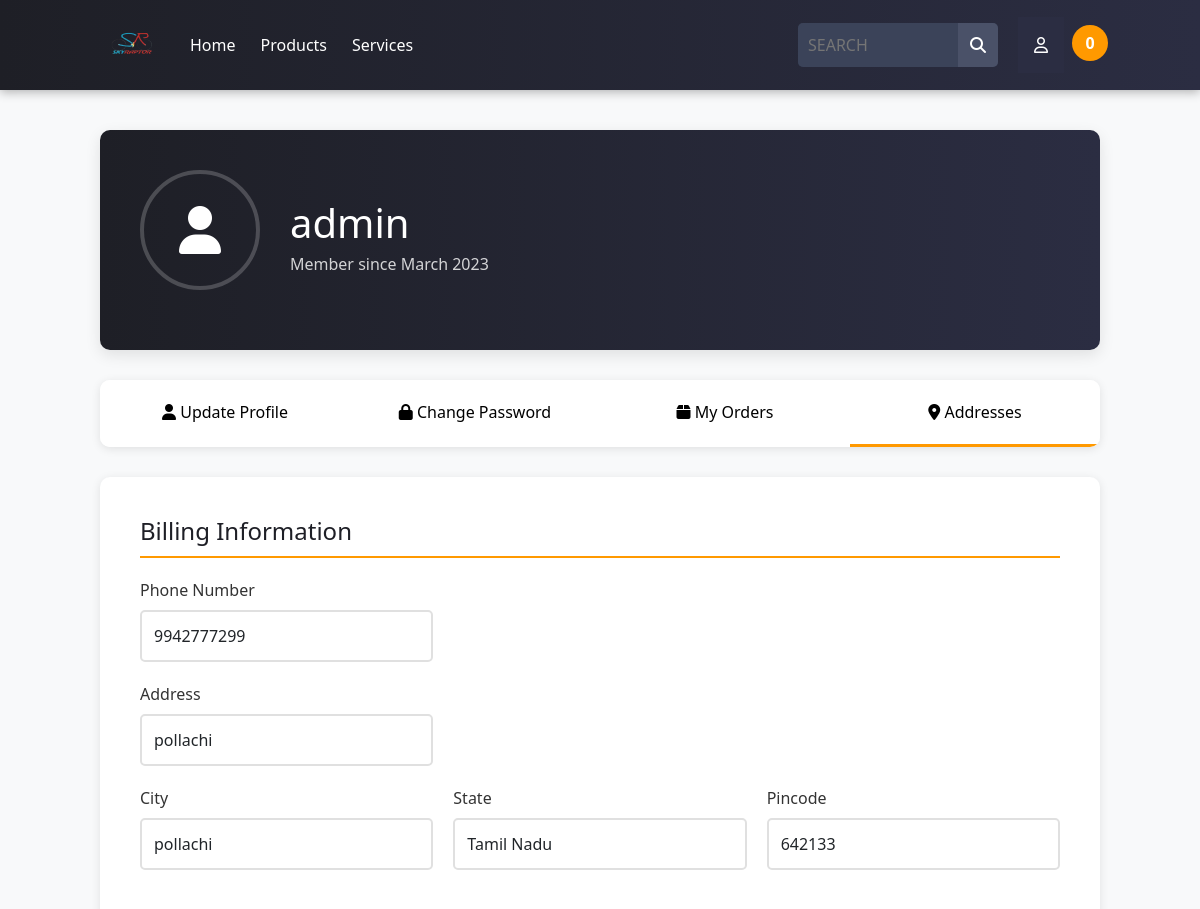
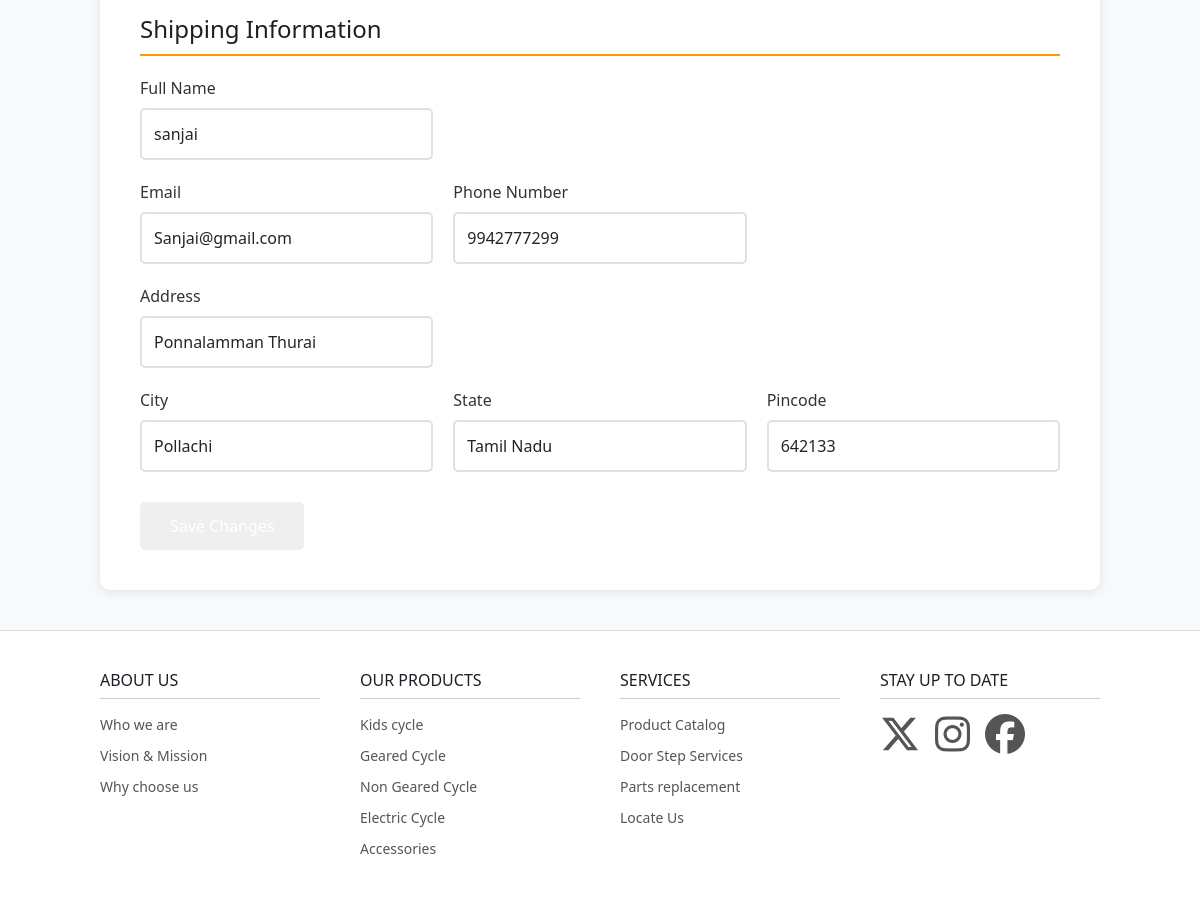
The page /update_info/ (signed in) on the database its author committed (2 pictures, top to bottom).
### skyraptor/models.py (models this page shows, shortened)
class Profile(models.Model):
    user = models.OneToOneField(User, on_delete=models.CASCADE)
    date_modified = models.DateTimeField(user, auto_now=True)
    phone = models.CharField(max_length=13, blank=True, null=True)
    Address = models.CharField(max_length=200, blank=True, null=True)
    city = models.CharField(max_length=50, blank=True, null=True)
    state = models.CharField(max_length=50, blank=True, null=True)
    pin_code = models.CharField(max_length=6, blank=True, null=True)
    old_cart = models.CharField(max_length=1000, blank=True, null=True)

### payment/models.py (models this page shows, shortened)
class ShippingAddress(models.Model):
    user = models.ForeignKey(User, on_delete=models.CASCADE, null=True, blank=True)
    shipping_name = models.CharField(max_length=255)
    shipping_email = models.CharField(max_length=255)
    shipping_address = models.CharField(max_length=255)
    shipping_phone = models.CharField(max_length=13)
    shipping_city = models.CharField(max_length=100)
    shipping_state = models.CharField(max_length=100)
    shipping_pin_code = models.CharField(max_length=20)
    class Meta:
        verbose_name = 'Shipping Address'
        verbose_name_plural = 'Shipping Addresses'

### skyraptor/views.py (the view)
# urls.py: path('update_info/', views.update_info, name='update_info'),
def update_info(request):
    if request.user.is_authenticated:
        current_user = Profile.objects.get(user__id=request.user.id)
        shipping_user = ShippingAddress.objects.filter(user=request.user).first()
        if not shipping_user:
            shipping_user = ShippingAddress.objects.create(user=request.user)
        info_form = UserInfoForm(request.POST or None, instance=current_user)
        shipping_form = ShippingAddressForm(request.POST or None, instance=shipping_user)
        if info_form.is_valid() or shipping_form.is_valid():
            info_form.save()
            shipping_form.save()
            messages.success(request, 'Your Info has been updated successfully')
            return redirect('home')
        return render(request, 'html/update_info.html', {
            'info_form': info_form,
            'shipping_form': shipping_form
        })
    else:
        messages.success(request, 'You need to be logged in to update your profile')
        return redirect('home')

### skyraptor/froms.py
class UserInfoForm(forms.ModelForm):
    phone = forms.CharField(
        label="",
        widget=forms.TextInput(attrs={'class': 'form-control', 'placeholder': 'Phone Number'})
    )
    Address = forms.CharField(
        label="",
        widget=forms.TextInput(attrs={'class': 'form-control', 'placeholder': 'Address'})
    )
    city = forms.CharField(
        label="",
        widget=forms.TextInput(attrs={'class': 'form-control', 'placeholder': 'City'})
    )
    state = forms.CharField(
        label="",
        widget=forms.TextInput(attrs={'class': 'form-control', 'placeholder': 'State'})
    )
    pin_code = forms.CharField(
        label="",
        widget=forms.TextInput(attrs={'class': 'form-control', 'placeholder': 'Pin Code'})
    )
    class Meta:
        model = Profile
        fields = ('phone', 'Address', 'city', 'state', 'pin_code')

### cart/cart.py (called while the page is built)
    def __len__(self):
        return len(self.cart)

### cart/context_processors.py (called while the page is built)
def cart(request):
    return {'cart': Cart(request)}

### skyraptor/templates/html/update_info.html (shortened to what this page needs)
{% load static %}
<!DOCTYPE html>
<html lang="en">
<head>
    <link rel="stylesheet" href="{% static 'css/update_user.css' %}">
    <link href="https://cdn.jsdelivr.net/npm/bootstrap@5.3.6/dist/css/bootstrap.min.css" rel="stylesheet"
>
</head>
<body>
    <nav class="main-nav">
        <div class="nav-left">
            <a href="#" class="logo">
                <img src="{% static 'img/logo.png' %}" alt="Logo" style="height: 50px; width: 65px">
            </a>
            <ul class="main-menu">
                <li><a href="{% url 'home' %}">Home</a></li>
                <li class="has-megamenu">
                    <a href="{% url 'products' %}">Products</a>
                </li>
                <li class="has-megamenu">
                    <a href="#">Services</a>
                </li>
            </ul>
        </div>
        <div class="nav-right">
            <form method="get" action="{% url 'products' %}">
                <div class="search-box">
                    <input type="text" name="q" placeholder="SEARCH" value="{{ request.GET.q }}">
                    <button type="submit">
                        <i class="fa-solid fa-magnifying-glass"></i>
                    </button>
                </div>
            </form>
            <div class="dropdown">
                <button class="dropbtn"><i class="fa-regular fa-user"></i></button>
            </div>
            <a href="{% url 'cart_summary' %}">
                <span class="cart-count" id="cart_quantity">{{ cart|length }}</span>
            </a>
        </div>
    </nav>
    <div class="profile-container">
        <div class="profile-header">
            <div style="display: flex; align-items: center; gap: 30px;">
                <div class="profile-avatar">
                    <i class="fa-solid fa-user"></i>
                </div>
                <div>
                    <h1>{{ user.username }}</h1>
                    <p style="margin: 5px 0; opacity: 0.8;">Member since March 2023</p>
                </div>
            </div>
        </div>
        <div class="profile-tabs">
            <button class="tab-button" data-url="{% url 'update_user' %}">
                <i class="fa-solid fa-user"></i> Update Profile
            </button>
            <button class="tab-button" data-url="{% url 'update_password' %}">
                <i class="fa-solid fa-lock"></i> Change Password
            </button>
            <button class="tab-button" data-url="#orders">
                <i class="fa-solid fa-box"></i> My Orders
            </button>
            <button class="tab-button active" data-url="{% url 'update_info' %}">
                <i class="fa-solid fa-location-dot"></i> Addresses
            </button>
        </div>
        <form method="POST" action="{% url 'update_info' %}">
            <div id="personal" class="tab-content active">
                <div class="form-section">
                    <h3>Billing Information</h3>
                    <div class="form-row">
                        <div class="form-group">
                            <label for="phone">Phone Number</label>
                            {{ info_form.phone }}
                        </div>
                        <div class="form-group"></div>
                        <div class="form-group"></div>
                    </div>
                    <div class="form-row">
                        <div class="form-group">
                            <label for="Address">Address</label>
                            {{ info_form.Address }}
                        </div>
                        <div class="form-group">
                        </div>
                        <div class="form-group"></div>
                    </div>
                    <div class="form-row">
                        <div class="form-group">
                            <label for="city">City</label>
                            {{ info_form.city }}
                        </div>
                        <div class="form-group">
                            <label for="state">State</label>
                            {{ info_form.state }}
                        </div>
                        <div class="form-group">
                            <label for="pincode">Pincode</label>
                            {{ info_form.pin_code }}
                        </div>
                    </div>
                </div>
                <br>
                <div class="form-section">
                    <h3>Shipping Information</h3>
                    <div class="form-row">
                        <div class="form-group">
                            <label for="shipping_name">Full Name</label>
                            {{ shipping_form.shipping_name }}
                        </div>
                        <div class="form-group"></div>
                        <div class="form-group"></div>
                    </div>
                    <div class="form-row">
                        <div class="form-group">
                            <label for="shipping_email">Email</label>
                            {{ shipping_form.shipping_email }}
                        </div>
                        <div class="form-group">
                            <label for="shipping_phone">Phone Number</label>
                            {{ shipping_form.shipping_phone }}
                        </div>
                        <div class="form-group"></div>
                    </div>
                    <div class="form-row">
                        <div class="form-group">
                            <label for="shipping_address">Address</label>
                            {{ shipping_form.shipping_address }}
                        </div>
                        <div class="form-group"></div>
                        <div class="form-group"></div>
                    </div>
                    <div class="form-row">
                        <div class="form-group">
                            <label for="shipping_city">City</label>
                            {{ shipping_form.shipping_city }}
                        </div>
                        <div class="form-group">
                            <label for="shipping_state">State</label>
                            {{ shipping_form.shipping_state }}
                        </div>
                        <div class="form-group">
                            <label for="shipping_pincode">Pincode</label>
                            {{ shipping_form.shipping_pin_code }}
                        </div>
                    </div>
                </div>
                <button class="btn-primary" type="submit">Save Changes</button>
            </div>
        </form>
    </div>
    <footer class="main-footer">
        <div class="footer-container">
            <div class="footer-links">
                <h3>ABOUT US</h3>
                <ul>
                    <li><a href="#">Who we are</a></li>
                    <li><a href="#">Vision & Mission</a></li>
                    <li><a href="#">Why choose us</a></li>
                </ul>
            </div>
            <div class="footer-links">
                <h3>OUR PRODUCTS</h3>
                <ul>
                    <li><a href="{% url 'category' 'Kids' %}">Kids cycle</a></li>
                    <li><a href="{% url 'category' 'Gear' %}">Geared Cycle</a></li>
                    <li><a href="{% url 'category' 'Non-Gear' %}">Non Geared Cycle</a></li>
                    <li><a href="{% url 'category' 'Electric' %}">Electric Cycle</a></li>
                    <li><a href="{% url 'category' 'Accessories' %}">Accessories</a></li>
                </ul>
            </div>
            <div class="footer-links">
                <h3>SERVICES</h3>
                <ul>
                    <li><a href="#">Product Catalog</a></li>
                    <li><a href="#">Door Step Services</a></li>
                    <li><a href="#">Parts replacement</a></li>
                    <li><a href="#">Locate Us</a></li>
                </ul>
            </div>
            <div class="footer-links">
                <h3>STAY UP TO DATE</h3>
                <ul class="social-icons">
                    <li><a href="https://x.com" target="_blank" aria-label="X">
                            <i class="fa-brands fa-x-twitter"></i>
                        </a></li>
                    <li><a href="https://instagram.com" target="_blank" aria-label="Instagram">
                            <i class="fa-brands fa-instagram"></i>
                        </a></li>
                    <li><a href="https://facebook.com" target="_blank" aria-label="Facebook">
                            <i class="fa-brands fa-facebook"></i>
                        </a></li>
                </ul>
            </div>
        </div>
    </footer>
</body>
</html>

### rows shown on the page
Profile: phone "9942777299", Address "pollachi", city "pollachi", state "Tamil Nadu", pin_code "642133"
ShippingAddress: shipping_name "sanjai", shipping_email "Sanjai@gmail.com", shipping_phone "9942777299", shipping_address "Ponnalamman Thurai", shipping_city "Pollachi", shipping_state "Tamil Nadu", shipping_pin_code "642133"

### other values the page prints
{{ cart|length }} "0"
{{ user.username }} "admin"
